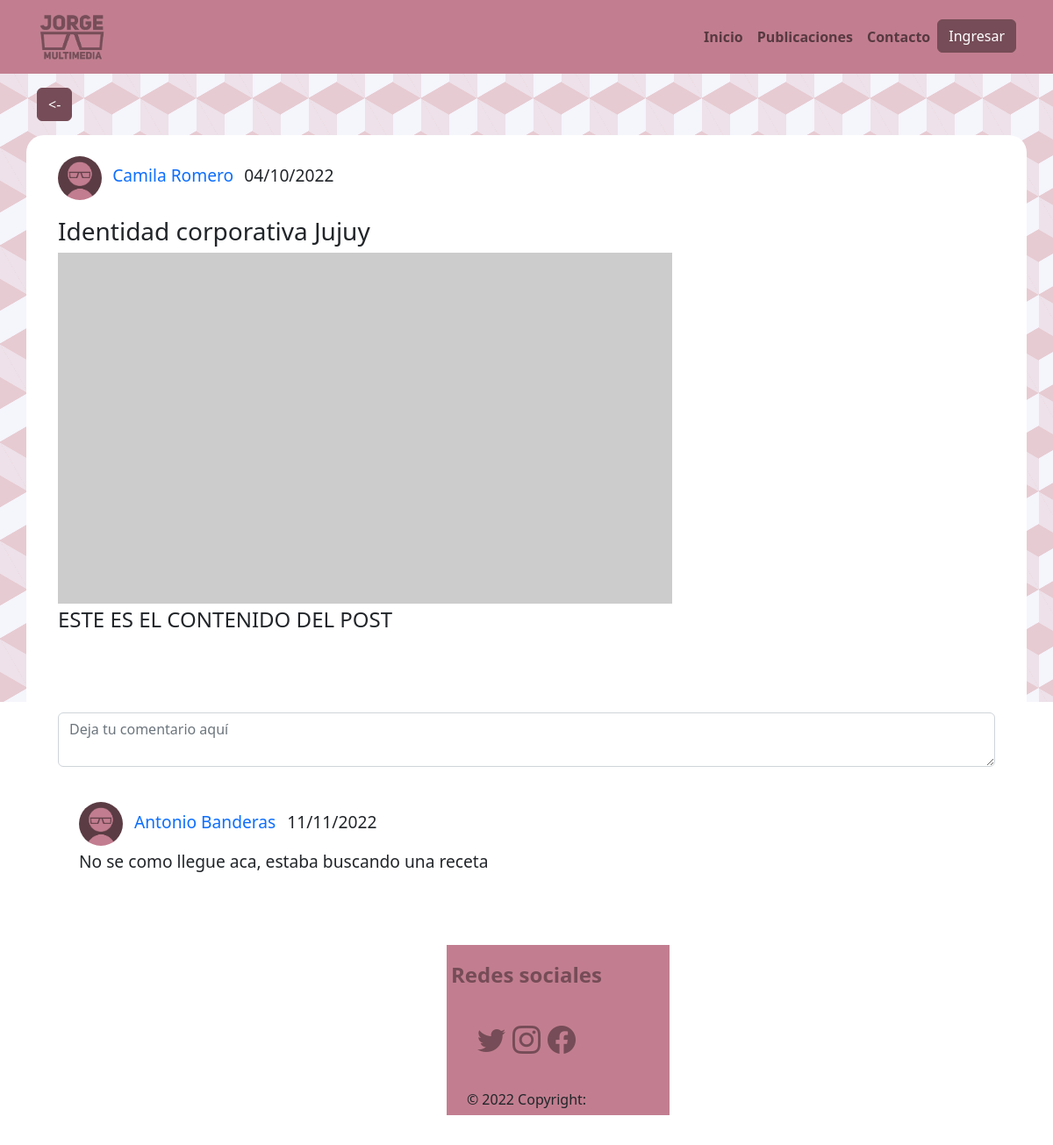
The app's page /buscador.php?p=4 with its own data.
### tables this page shows
CREATE TABLE `publicaciones` (
  `id_publicacion` int(11) NOT NULL AUTO_INCREMENT,
  `id_area` int(11) NOT NULL,
  `fecha` datetime DEFAULT NULL,
  `contenido` varchar(255) NOT NULL,
  `titulo` varchar(255) NOT NULL,
  `id_usuario` int(11) NOT NULL,
  PRIMARY KEY (`id_publicacion`) USING BTREE,
  KEY `id_usuario` (`id_usuario`) USING BTREE,
  KEY `id_area` (`id_area`) USING BTREE,
  CONSTRAINT `publicaciones_area` FOREIGN KEY (`id_area`) REFERENCES `areas` (`id_area`) ON DELETE CASCADE ON UPDATE CASCADE,
  CONSTRAINT `publicaciones_usuario` FOREIGN KEY (`id_usuario`) REFERENCES `usuarios` (`id_usuario`) ON DELETE CASCADE ON UPDATE CASCADE
);

CREATE TABLE `usuarios` (
  `id_usuario` int(11) NOT NULL AUTO_INCREMENT,
  `nombre` varchar(20) NOT NULL,
  `apellido` varchar(20) NOT NULL,
  `clave` varchar(20) NOT NULL,
  `id_nivel` int(11) NOT NULL,
  `user` varchar(30) NOT NULL,
  `email` varchar(30) NOT NULL,
  `nombre2` varchar(20) DEFAULT NULL,
  `nombre3` varchar(20) DEFAULT NULL,
  `apellido2` varchar(20) DEFAULT NULL,
  `apellido3` varchar(20) DEFAULT NULL,
  `id_foto` int(11) DEFAULT NULL,
  PRIMARY KEY (`id_usuario`) USING BTREE,
  UNIQUE KEY `id_usuario` (`id_usuario`) USING BTREE,
  KEY `nivel` (`id_nivel`) USING BTREE,
  KEY `foto_perfil` (`id_foto`) USING BTREE,
  CONSTRAINT `foto_perfil` FOREIGN KEY (`id_foto`) REFERENCES `fotos_perfil` (`id_foto`) ON DELETE CASCADE ON UPDATE CASCADE,
  CONSTRAINT `nivel` FOREIGN KEY (`id_nivel`) REFERENCES `niveles` (`id_nivel`) ON DELETE CASCADE ON UPDATE CASCADE
);

CREATE TABLE `comentarios` (
  `id_comentarios` int(11) NOT NULL AUTO_INCREMENT,
  `fecha_comentario` datetime NOT NULL,
  `contenido_comentario` varchar(255) NOT NULL,
  `id_publicacion` int(11) NOT NULL,
  `id_usuario` int(11) NOT NULL,
  PRIMARY KEY (`id_comentarios`) USING BTREE,
  KEY `id_usuario` (`id_usuario`) USING BTREE,
  KEY `id_publicacion` (`id_publicacion`) USING BTREE,
  CONSTRAINT `publicacion` FOREIGN KEY (`id_publicacion`) REFERENCES `publicaciones` (`id_publicacion`) ON DELETE CASCADE ON UPDATE CASCADE,
  CONSTRAINT `usuario` FOREIGN KEY (`id_usuario`) REFERENCES `usuarios` (`id_usuario`) ON DELETE CASCADE ON UPDATE CASCADE
);

### buscador.php (the view, shortened to what the rows shown need)
<?php
include "templates/conexion.php";
?>
<!DOCTYPE html>
<html lang="en">
<head>
    <link rel="stylesheet" href="css/style.css">
    <link rel="stylesheet" href="https://cdn.jsdelivr.net/npm/bootstrap-icons@1.7.1/font/bootstrap-icons.css">
    <link href="https://cdn.jsdelivr.net/npm/bootstrap@5.2.2/dist/css/bootstrap.min.css" rel="stylesheet"
>
</head>
<body>
        <?php
            $consulta = "SELECT publicaciones.id_publicacion, publicaciones.id_area, publicaciones.fecha, publicaciones.contenido, publicaciones.titulo, publicaciones.id_usuario FROM publicaciones";
            $respuesta = mysqli_query($cnx, $consulta);
        ?>
    <div class="lista_posteos">
        <?php
        if(!isset($_GET['p'])){
        ?>
        <?php
        while ($columnas = mysqli_fetch_assoc($respuesta)){
        ?>
        <div class="post m-3">
            <div class="posteos container mb80">
                <div class="page-timeline">
                    <div class="vtimeline-point">
                        <div class="vtimeline-icon">
                            <i class="fa fa-image"></i>
                        </div>
                        <div class="vtimeline-block p-4">
                                    <?php
                                        $post_id=$columnas['id_usuario'];
                                        $consulta_nombres = "SELECT publicaciones.id_usuario, usuarios.id_usuario, usuarios.nombre, usuarios.apellido, usuarios.id_foto FROM publicaciones, usuarios WHERE usuarios.id_usuario = $post_id";
                                        $respuesta_nombres = mysqli_query($cnx, $consulta_nombres);
                                        ($nombre = mysqli_fetch_assoc($respuesta_nombres))
                                    ?>
                            <ul class="post-meta list-inline">
                                <li class="list-inline-item">
                                    <i class="fa fa-user-circle-o"></i> <a href="buscador.php?p=<?php echo $columnas['id_publicacion']; ?>"><img class="pfp"
                                            style="width: 50px;" src="img/pfp/default_pfp.png" alt=""></a>
                                </li>
                                <li class="list-inline-item">
                                    <i class="fa fa-user-circle-o"></i> <a class="post_info"
                                        href="#">
                                        <?php
                                    echo $nombre['nombre'];
                                ?>
                                <?php
                                    echo $nombre['apellido'];
                                ?>
                                </a>
                                </li>
                                <li class="list-inline-item">
                                    <i class="fa fa-calendar-o"></i>
                                    <p class="post_info">Publicó</p>
                                </li>
                            </ul>
                            <a class="text-decoration-none text-reset" href="buscador.php?p=<?php echo $columnas['id_publicacion']; ?>">
                            <h3>
                                <?php
                                    echo $columnas['titulo'];
                                ?>
                            </h3>
                            </a>
                            <a href="buscador.php?p=<?php echo $columnas['id_publicacion']; ?>"><img src="https://via.placeholder.com/700x400" alt=""
                                    class="img-fluid mb20"></a>
                            <p>
                            <?php
                            echo $columnas['contenido'];
                            ?>
                            </p><br>
                                        <?php
                                            if(isset($_SESSION['id_usuario'])){
                                                $id_usuario = $_SESSION['id_usuario'];
                                                $c_like = "SELECT * FROM likes WHERE id_publicacion = ?? AND id_usuario = $id_usuario";
                                                $rta_like = mysqli_query($cnx, $c_like);
                                                $col_like = mysqli_fetch_assoc($rta_like);
                                                if($col_like == false){
                                        ?>
                            <div class="likes">
                                <a href="templates/likear.php?l=1&p=<?php echo $p; ?>"> <img src="img/like.png"
                                        alt=""></a>
                                <?php
                                    }else{}
                                    ?>
                                <a href="templates/likear.php?l=2&p="><img src="img/liken't.png" alt=""></a>
                            </div>
                            <?php
                                    }
                                    ?>
                            <br>
                            <?php
                            $post_id_comment=$columnas['id_publicacion'];
                            $consulta_comentarios = "SELECT * from comentarios INNER JOIN publicaciones
                            ON comentarios.id_publicacion = publicaciones.id_publicacion
                            INNER JOIN usuarios ON comentarios.id_usuario = usuarios.id_usuario
                            WHERE comentarios.id_publicacion = $post_id_comment ORDER BY comentarios.fecha_comentario DESC";
                            $respuesta_comentarios = mysqli_query($cnx, $consulta_comentarios);
                            while($col_comentario = mysqli_fetch_assoc($respuesta_comentarios)){
                                $fecha_base_comment=$col_comentario["fecha_comentario"];
                                $fecha_cortada_comment = explode("-", $fecha_base_comment);
                                $fecha_cortada_comment_dia = $fecha_cortada_comment[2];
                                $fecha_cortada_comment_dia_restado = substr($fecha_cortada_comment_dia, 0, 2);
                                $fecha_invertida_comment =  $fecha_cortada_comment_dia_restado . "/" . $fecha_cortada_comment[1] . "/" . $fecha_cortada_comment[0];
                            ?>
                            <div class="comentario p-4">
                                <ul class="post-meta list-inline">
                                    <li class="list-inline-item">
                                        <i class="fa fa-user-circle-o"></i> <a href="#"><img class="pfp"
                                                style="width: 50px;" src="img/pfp/default_pfp.png" alt=""></a>
                                    </li>
                                    <li class="list-inline-item">
                                        <i class="fa fa-user-circle-o"></i> <a class="post_info"
                                            href="#"><?php echo $col_comentario['nombre']; ?> <?php echo $col_comentario['apellido'];?></a>
                                    </li>
                                    <li class="list-inline-item">
                                        <i class="fa fa-calendar-o"></i>
                                        <p class="post_info" href="#"><?php echo $fecha_invertida_comment?></p>
                                    </li>
                                    <p class="comentario"><?php echo $col_comentario["contenido_comentario"]?></p>
                                </ul>
                            </div>
                            <?php
                            }
                            ?>
                            <div class="text-center"><a class="btn btn-primary rounded text-center" href="buscador.php?p=<?php echo $columnas['id_publicacion']; ?>">Ver mas</a>
                            </div>
                        </div>
                    </div>
                </div>
            </div>
        </div>
        <?php
        }
        ?>
        <?php
        }else{
        ?>
        <div class="post m-3">
                    <?php
                    $id = $_GET ['p'];
                    $cons_detalle = "SELECT publicaciones.id_publicacion, publicaciones.id_area, publicaciones.fecha, publicaciones.contenido, publicaciones.titulo, publicaciones.id_usuario, usuarios.id_usuario, usuarios.nombre, usuarios.apellido, usuarios.id_foto FROM publicaciones, usuarios WHERE publicaciones.id_usuario = usuarios.id_usuario AND publicaciones.id_publicacion = $id";
                    $resultado_detalle = mysqli_query($cnx, $cons_detalle);
                    $detalle = mysqli_fetch_assoc($resultado_detalle);
                    $fecha_base=$detalle["fecha"];
                    $fecha_cortada = explode("-", $fecha_base);
                    $fecha_cortada_dia = $fecha_cortada[2];
                    $fecha_cortada_dia_restado = substr($fecha_cortada_dia, 0, 2);
                    $fecha_invertida =  $fecha_cortada_dia_restado . "/" . $fecha_cortada[1] . "/" . $fecha_cortada[0];
                    ?>
            <div class="posteos container mb80">
                <div class="page-timeline">
                    <div class="vtimeline-point">
                        <div class="vtimeline-block p-4">
                            <ul class="post-meta list-inline">
                                <li class="list-inline-item">
                                    <i class="fa fa-user-circle-o"></i> <a href="#"><img class="pfp"
                                            style="width: 50px;" src="img/pfp/default_pfp.png" alt=""></a>
                                </li>
                                <li class="list-inline-item">
                                    <a class="post_info" href="#"><?php echo $detalle['nombre']; ?> <?php echo $detalle['apellido'];?>
                                    </a>
                                </li>
                                <li class="list-inline-item">
                                    <p class="post_info" href="#"><?php echo $fecha_invertida; ?></p>
                                </li>
                            </ul>
                            <h2 class="text-decoration-none text-reset" href="#">
                                <h3>
                                <?php
                                    echo $detalle['titulo'];
                                ?>
                                </h3>
                            </h2>
                            <a href="#"><img src="https://via.placeholder.com/700x400" alt=""
                                    class="img-fluid mb20"></a>
                            <p>
                            <?php
                            echo $detalle['contenido'];
                            ?>
                            </p><br>
                            <br>
                            <div class="mb-3">
                                <textarea class="form-control" id="exampleFormControlTextarea1" rows="2"
                                placeholder="Deja tu comentario aquí"></textarea>
                            </div>
                            <?php
                            $consulta_comentarios = "SELECT * from comentarios INNER JOIN publicaciones
                            ON comentarios.id_publicacion = publicaciones.id_publicacion
                            INNER JOIN usuarios ON comentarios.id_usuario = usuarios.id_usuario
                            WHERE comentarios.id_publicacion = $id ORDER BY comentarios.fecha_comentario DESC";
                            $respuesta_comentarios = mysqli_query($cnx, $consulta_comentarios);
                            while($col_comentario = mysqli_fetch_assoc($respuesta_comentarios)){
                                $fecha_base_comment=$col_comentario["fecha_comentario"];
                                $fecha_cortada_comment = explode("-", $fecha_base_comment);
                                $fecha_cortada_comment_dia = $fecha_cortada_comment[2];
                                $fecha_cortada_comment_dia_restado = substr($fecha_cortada_comment_dia, 0, 2);
                                $fecha_invertida_comment =  $fecha_cortada_comment_dia_restado . "/" . $fecha_cortada_comment[1] . "/" . $fecha_cortada_comment[0];
                            ?>
                            <div class="comentario p-4">
                                <ul class="post-meta list-inline">
                                    <li class="list-inline-item">
                                        <i class="fa fa-user-circle-o"></i> <a href="#"><img class="pfp"
                                                style="width: 50px;" src="img/pfp/default_pfp.png" alt=""></a>
                                    </li>
                                    <li class="list-inline-item">
                                        <i class="fa fa-user-circle-o"></i> <a class="post_info"
                                            href="#"><?php echo $col_comentario["nombre"]. " " .$col_comentario["apellido"]?></a>
                                    </li>
                                    <li class="list-inline-item">
                                        <p class="post_info" href="#"><?php echo $fecha_invertida_comment?></p>
                                    </li>
                                    <p class="comentario"><?php echo $col_comentario["contenido_comentario"]?></p>
                                </ul>
                            </div>
                            <?php
                                }
                            ?>
                        </div>
                    </div>
                </div>
            </div>
        </div>
        <?php
        }
        ?>
</body>
</html>

### records on screen
publicaciones: id_usuario.nombre "Camila", id_usuario.apellido "Romero", fecha "04/10/2022", titulo "Identidad corporativa Jujuy", contenido "ESTE ES EL CONTENIDO DEL POST"
comentarios: id_usuario.nombre "Antonio", id_usuario.apellido "Banderas", fecha_comentario "11/11/2022", contenido_comentario "No se como llegue aca, estaba buscando una receta"
